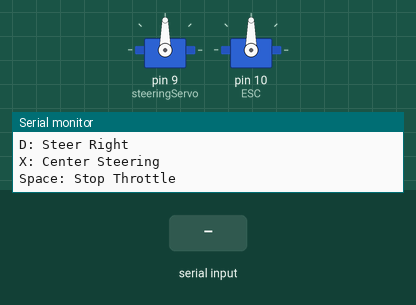
Simulated run of this sketch. Board: Arduino Uno, built with avr-gcc and run on an emulated ATmega328P. On the bench: 2 × servo, the last lines printed to the serial monitor. The inputs (shaded band) are chosen by the test bench.

Above: at 4.3 s.
4.4 s: "w" received over Serial
At 4.8 s:
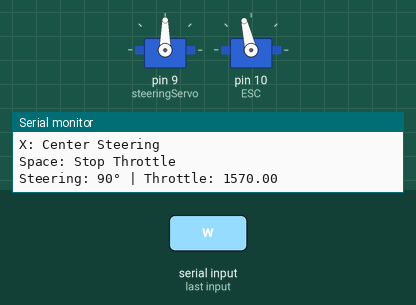
5.9 s: byte 100 ('d') received over Serial
At 7.1 s:
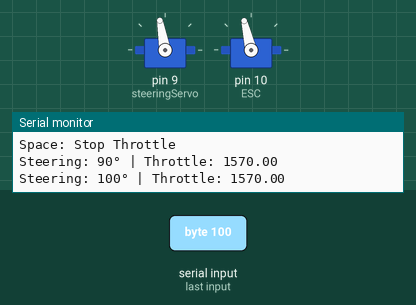
7.4 s: byte 32 (' ') received over Serial
At 8.4 s:
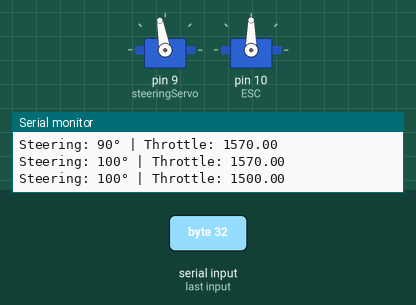
8.9 s: "b" received over Serial
At 9.6 s:
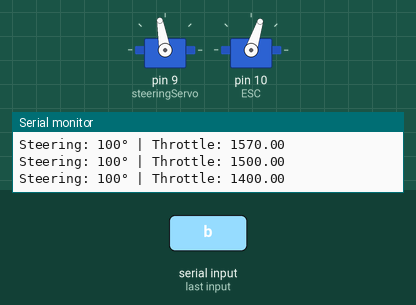
10.4 s: byte 120 ('x') received over Serial
At 10.7 s:
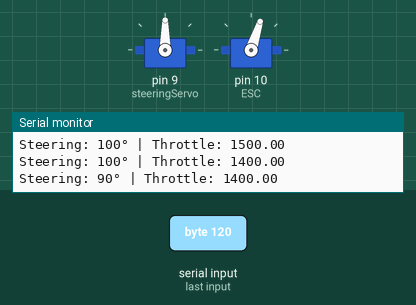
11.9 s: "W" received over Serial
At 13.2 s:
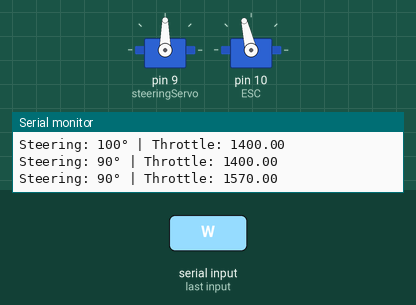
Timing chart, 0 to 14.4 s (numbered marks = the images above; inputs shaded):
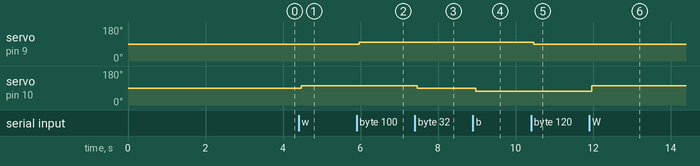

Measured:
- after the input at 4.4 s, servo on pin 10 (ESC): 90° → 103° after 0.07 s
- after the input at 5.9 s, servo on pin 9 (steeringServo): 90° → 100° after 0.07 s
- after the input at 7.4 s, servo on pin 10 (ESC): 103° → 90° after 0.07 s
- after the input at 8.9 s, servo on pin 10 (ESC): 90° → 72° after 0.07 s
- after the input at 10.4 s, servo on pin 9 (steeringServo): 100° → 90° after 0.07 s
- after the input at 11.9 s, servo on pin 10 (ESC): 72° → 103° after 0.07 s

The sketch:

control_with_keyboard.ino
```cpp
#include <Servo.h>

Servo steeringServo;
Servo ESC;

int steeringAngle = 90;
float throttleValue = 1500;
bool firstForwardPress = true;   // Flag to track first forward press
bool firstBackwardPress = true;  // Flag to track first forward press

void setup() {
  Serial.begin(9600);
  steeringServo.attach(9);
  ESC.attach(10, 1000, 2000);

  ESC.writeMicroseconds(1500);
  delay(3000);

  Serial.println("Use the following keys to control:");
  Serial.println("W: Increase Throttle (Forward)");
  Serial.println("S: Decrease Throttle (Slow Down)");
  Serial.println("B: Move Backward");
  Serial.println("N: Move Backward (Slow Down)");
  Serial.println("A: Steer Left");
  Serial.println("D: Steer Right");
  Serial.println("X: Center Steering");
  Serial.println("Space: Stop Throttle");
}

void loop() {
  if (Serial.available() > 0) {
    char key = Serial.read();

    // Throttle Control
    if (key == 'w' || key == 'W') {

        throttleValue += 1;

      throttleValue = constrain(throttleValue, 1570, 1700);
    }
     else if (key == 's' || key == 'S') {
      throttleValue -= 1;
      throttleValue = constrain(throttleValue, 1570, 1700);
    }

    // Backward
    else if (key == 'b' || key == 'B') {
      throttleValue -= 50;
      /*
      if (firstBackwardPress) {
        throttleValue = 1500;
        firstBackwardPress = false;
      } else {
        throttleValue -= 50;
      }
      */
      throttleValue = constrain(throttleValue, 1000, 1400);

    } else if (key == 'n' || key == 'N') {
      throttleValue += 50;
      throttleValue = constrain(throttleValue, 1000, 1400);
    }

    else if (key == ' ') {
      throttleValue = 1500;
      firstForwardPress = true;   // Reset flag when stopping
      firstBackwardPress = true;  // Reset backward flag
    }

    // Steering Control
    if (key == 'a' || key == 'A') {
      steeringAngle -= 10;
    } else if (key == 'd' || key == 'D') {
      steeringAngle += 10;
    } else if (key == 'x' || key == 'X') {
      steeringAngle = 90;
    }

    steeringAngle = constrain(steeringAngle, 50, 130);

    // Apply changes
    steeringServo.write(steeringAngle);
    ESC.writeMicroseconds(throttleValue);

    // Debugging Output
    Serial.print("Steering: ");
    Serial.print(steeringAngle);
    Serial.print("° | Throttle: ");
    Serial.println(throttleValue);
  }

  delay(100);
}
```
